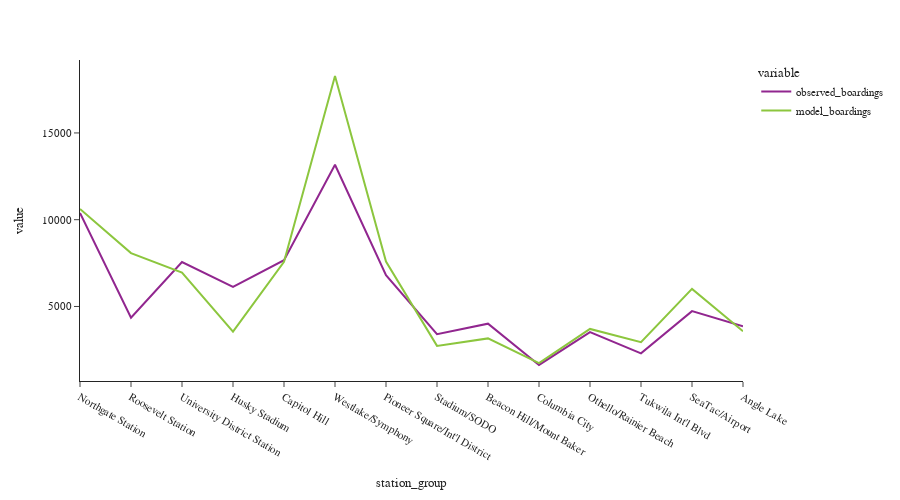

The code cell stored with this chart in its notebook:
### Code cell
fig = px.line(df_combined[['observed_boardings','model_boardings']])
fig.update_layout(height=500, width=900, font=dict(size=11),
                  yaxis_tickformat = '.00f')
fig.show()

### Figure 1 — Plotly figure (JSON) as saved in the notebook; plotly's stock layout.template omitted (floating-point values rounded to 4 significant figures)
{"data": [{"hovertemplate": "variable=observed_boardings<br>station_group=%{x}<br>value=%{y}<extra></extra>", "legendgroup": "observed_boardings", "line": {"color": "#91268F", "dash": "solid"}, "marker": {"symbol": "circle"}, "mode": "lines", "name": "observed_boardings", "orientation": "v", "showlegend": true, "type": "scatter", "x": ["Northgate Station", "Roosevelt Station", "University District Station", "Husky Stadium", "Capitol Hill", "Westlake/Symphony", "Pioneer Square/Int'l District", "Stadium/SODO", "Beacon Hill/Mount Baker", "Columbia City", "Othello/Rainier Beach", "Tukwila Int'l Blvd", "SeaTac/Airport", "Angle Lake"], "xaxis": "x", "y": [10384, 4349, 7563, 6134, 7667, 13169, 6799, 3400, 4008, 1630, 3525, 2298, 4731, 3865], "yaxis": "y"}, {"hovertemplate": "variable=model_boardings<br>station_group=%{x}<br>value=%{y}<extra></extra>", "legendgroup": "model_boardings", "line": {"color": "#8CC63E", "dash": "solid"}, "marker": {"symbol": "circle"}, "mode": "lines", "name": "model_boardings", "orientation": "v", "showlegend": true, "type": "scatter", "x": ["Northgate Station", "Roosevelt Station", "University District Station", "Husky Stadium", "Capitol Hill", "Westlake/Symphony", "Pioneer Square/Int'l District", "Stadium/SODO", "Beacon Hill/Mount Baker", "Columbia City", "Othello/Rainier Beach", "Tukwila Int'l Blvd", "SeaTac/Airport", "Angle Lake"], "xaxis": "x", "y": [10620.0, 8074.0, 6954.0, 3552.0, 7579.0, 18280.0, 7588.0, 2728.0, 3160.0, 1737.0, 3707.0, 2945.0, 6012.0, 3569.0], "yaxis": "y"}], "layout": {"font": {"size": 11}, "height": 500, "legend": {"title": {"text": "variable"}, "tracegroupgap": 0}, "margin": {"t": 60}, "width": 900, "xaxis": {"anchor": "y", "domain": [0, 1], "title": {"text": "station_group"}}, "yaxis": {"anchor": "x", "domain": [0, 1], "tickformat": ".00f", "title": {"text": "value"}}}}
